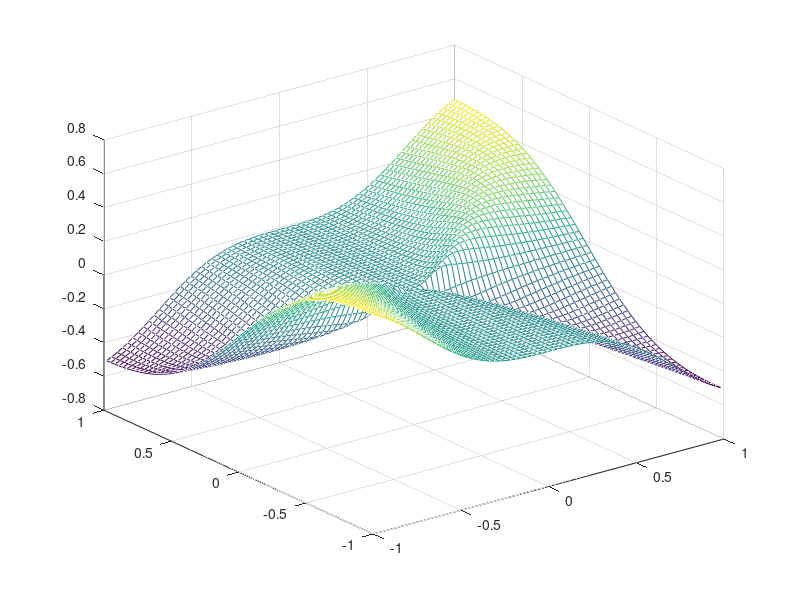

MATLAB code to generate this figure:
function counter_example_2
    % function that is Gateaux differentiable but frechet differentiable
    % data = 2023/9/18
    
    x = -1:0.03:1;
    y = -1:0.03:1;
    [X,Y] = meshgrid(x,y);
    Z = (X.^3.*Y)./(X.^4+Y.^2);
    figure(1)
    mesh(X,Y,Z)
    end